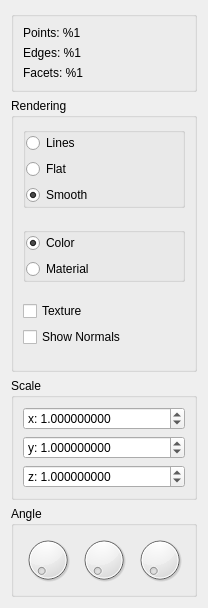
<?xml version="1.0" encoding="UTF-8"?>
<ui version="4.0">
 <class>Form</class>
 <widget class="QWidget" name="Form">
  <property name="geometry">
   <rect>
    <x>0</x>
    <y>0</y>
    <width>184</width>
    <height>578</height>
   </rect>
  </property>
  <property name="windowTitle">
   <string>Form</string>
  </property>
  <layout class="QVBoxLayout" name="verticalLayout_5">
   <item>
    <layout class="QVBoxLayout" name="vertical_layout_01">
     <item>
      <widget class="QGroupBox" name="group_box_01">
       <property name="title">
        <string/>
       </property>
       <layout class="QVBoxLayout" name="verticalLayout_2">
        <item>
         <widget class="QLabel" name="label_points">
          <property name="text">
           <string>Points: %1</string>
          </property>
         </widget>
        </item>
        <item>
         <widget class="QLabel" name="label_edges">
          <property name="text">
           <string>Edges: %1</string>
          </property>
         </widget>
        </item>
        <item>
         <widget class="QLabel" name="label_facets">
          <property name="text">
           <string>Facets: %1</string>
          </property>
         </widget>
        </item>
       </layout>
      </widget>
     </item>
     <item>
      <widget class="QGroupBox" name="group_box_02">
       <property name="title">
        <string>Rendering</string>
       </property>
       <layout class="QVBoxLayout" name="verticalLayout_3">
        <item>
         <widget class="Q3GroupBox" name="group_box_05">
          <property name="frameShape">
           <enum>Q3GroupBox::NoFrame</enum>
          </property>
          <property name="frameShadow">
           <enum>Q3GroupBox::NoFrame</enum>
          </property>
          <layout class="QVBoxLayout" name="verticalLayout_6">
           <property name="margin">
            <number>0</number>
           </property>
           <item>
            <widget class="QRadioButton" name="radio_button_lines">
             <property name="text">
              <string>Lines</string>
             </property>
            </widget>
           </item>
           <item>
            <widget class="QRadioButton" name="radio_button_flat">
             <property name="text">
              <string>Flat</string>
             </property>
            </widget>
           </item>
           <item>
            <widget class="QRadioButton" name="radio_button_smooth">
             <property name="text">
              <string>Smooth</string>
             </property>
             <property name="checked">
              <bool>true</bool>
             </property>
            </widget>
           </item>
          </layout>
         </widget>
        </item>
        <item>
         <spacer name="vertical_spacer_01">
          <property name="orientation">
           <enum>Qt::Vertical</enum>
          </property>
          <property name="sizeType">
           <enum>QSizePolicy::Fixed</enum>
          </property>
          <property name="sizeHint" stdset="0">
           <size>
            <width>20</width>
            <height>13</height>
           </size>
          </property>
         </spacer>
        </item>
        <item>
         <widget class="Q3GroupBox" name="group_box_06">
          <property name="frameShape">
           <enum>Q3GroupBox::NoFrame</enum>
          </property>
          <property name="frameShadow">
           <enum>Q3GroupBox::NoFrame</enum>
          </property>
          <layout class="QVBoxLayout" name="verticalLayout_7">
           <property name="margin">
            <number>0</number>
           </property>
           <item>
            <widget class="QRadioButton" name="radio_button_color">
             <property name="text">
              <string>Color</string>
             </property>
             <property name="checked">
              <bool>true</bool>
             </property>
            </widget>
           </item>
           <item>
            <widget class="QRadioButton" name="radio_button_material">
             <property name="text">
              <string>Material</string>
             </property>
            </widget>
           </item>
          </layout>
         </widget>
        </item>
        <item>
         <spacer name="vertical_spacer_02">
          <property name="orientation">
           <enum>Qt::Vertical</enum>
          </property>
          <property name="sizeType">
           <enum>QSizePolicy::Fixed</enum>
          </property>
          <property name="sizeHint" stdset="0">
           <size>
            <width>20</width>
            <height>13</height>
           </size>
          </property>
         </spacer>
        </item>
        <item>
         <widget class="QCheckBox" name="check_box_texture">
          <property name="text">
           <string>Texture</string>
          </property>
         </widget>
        </item>
        <item>
         <widget class="QCheckBox" name="check_box_normals">
          <property name="text">
           <string>Show Normals</string>
          </property>
         </widget>
        </item>
        <item>
         <spacer name="vertical_spacer_03">
          <property name="orientation">
           <enum>Qt::Vertical</enum>
          </property>
          <property name="sizeType">
           <enum>QSizePolicy::Fixed</enum>
          </property>
          <property name="sizeHint" stdset="0">
           <size>
            <width>20</width>
            <height>13</height>
           </size>
          </property>
         </spacer>
        </item>
        <item>
         <spacer name="vertical_spacer_04">
          <property name="orientation">
           <enum>Qt::Vertical</enum>
          </property>
          <property name="sizeHint" stdset="0">
           <size>
            <width>20</width>
            <height>40</height>
           </size>
          </property>
         </spacer>
        </item>
       </layout>
      </widget>
     </item>
     <item>
      <widget class="QGroupBox" name="group_box_03">
       <property name="title">
        <string>Scale</string>
       </property>
       <layout class="QVBoxLayout" name="verticalLayout_4">
        <item>
         <widget class="QDoubleSpinBox" name="spin_box_scale_x">
          <property name="prefix">
           <string>x: </string>
          </property>
          <property name="decimals">
           <number>9</number>
          </property>
          <property name="minimum">
           <double>0.000000000000000</double>
          </property>
          <property name="maximum">
           <double>1000.000000000000000</double>
          </property>
          <property name="singleStep">
           <double>0.010000000000000</double>
          </property>
          <property name="value">
           <double>1.000000000000000</double>
          </property>
         </widget>
        </item>
        <item>
         <widget class="QDoubleSpinBox" name="spin_box_scale_y">
          <property name="prefix">
           <string>y: </string>
          </property>
          <property name="decimals">
           <number>9</number>
          </property>
          <property name="minimum">
           <double>0.000000000000000</double>
          </property>
          <property name="maximum">
           <double>1000.000000000000000</double>
          </property>
          <property name="singleStep">
           <double>0.010000000000000</double>
          </property>
          <property name="value">
           <double>1.000000000000000</double>
          </property>
         </widget>
        </item>
        <item>
         <widget class="QDoubleSpinBox" name="spin_box_scale_z">
          <property name="prefix">
           <string>z: </string>
          </property>
          <property name="decimals">
           <number>9</number>
          </property>
          <property name="maximum">
           <double>1000.000000000000000</double>
          </property>
          <property name="singleStep">
           <double>0.010000000000000</double>
          </property>
          <property name="value">
           <double>1.000000000000000</double>
          </property>
         </widget>
        </item>
       </layout>
      </widget>
     </item>
     <item>
      <widget class="QGroupBox" name="group_box_04">
       <property name="title">
        <string>Angle</string>
       </property>
       <layout class="QHBoxLayout" name="horizontalLayout">
        <item>
         <widget class="QDial" name="dial_x">
          <property name="maximumSize">
           <size>
            <width>16777215</width>
            <height>80</height>
           </size>
          </property>
          <property name="maximum">
           <number>360</number>
          </property>
         </widget>
        </item>
        <item>
         <widget class="QDial" name="dial_y">
          <property name="maximumSize">
           <size>
            <width>16777215</width>
            <height>80</height>
           </size>
          </property>
          <property name="maximum">
           <number>360</number>
          </property>
         </widget>
        </item>
        <item>
         <widget class="QDial" name="dial_z">
          <property name="maximumSize">
           <size>
            <width>16777215</width>
            <height>80</height>
           </size>
          </property>
          <property name="maximum">
           <number>360</number>
          </property>
         </widget>
        </item>
       </layout>
      </widget>
     </item>
    </layout>
   </item>
  </layout>
 </widget>
 <customwidgets>
  <customwidget>
   <class>Q3GroupBox</class>
   <extends>QGroupBox</extends>
   <header>Qt3Support/Q3GroupBox</header>
   <container>1</container>
  </customwidget>
 </customwidgets>
 <resources/>
 <connections/>
</ui>
